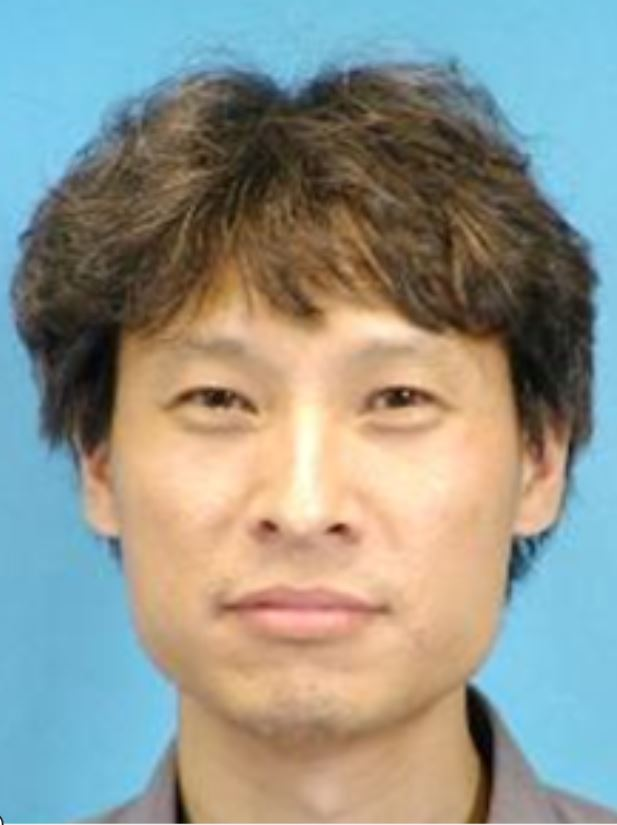
#> input picture CUHK/sketch2.JPG, 617 x 825 px, given as the content of the folder CUHK/photo, which was not available
$ python hgfeatures.py   (older library calls are emulated)
#> lines starting #> are read from the running program, lines starting #| are printed output that depends on the picture; pictures that were not available may be replaced by others from this repository, and a replacement may not be noted
# -*- coding: utf-8 -*-
"""
Created on Fri May  7 12:55:33 2021

@author: MANSI
"""


import cv2
import os
from util import config
from imutils import paths
from skimage.feature import hog
from skimage.feature import greycomatrix,greycoprops
import numpy as np
import  pickle as pk

def glcmcal(image):
    #glcm features
    res1=[]
    res2=[]
    res3=[]
    eye=image[100:140,35:95]
    a=greycomatrix(eye,[1],[0])
    #res1.append(greycoprops(a,'contrast')[0][0])
    res1.append(greycoprops(a,'correlation')[0][0])
    res1.append(greycoprops(a,'energy')[0][0])
    res1.append(greycoprops(a,'homogeneity')[0][0])

    nose = image[140:170,52:75]
    a=greycomatrix(nose,[1],[0])
    #res2.append(greycoprops(a,'contrast')[0][0])
    res2.append(greycoprops(a,'correlation')[0][0])
    res2.append(greycoprops(a,'energy')[0][0])
    res2.append(greycoprops(a,'homogeneity')[0][0])

    mouth = image[170:200,0:128]
    a=greycomatrix(mouth,[1],[0])
    #res3.append(greycoprops(a,'contrast')[0][0])
    res3.append(greycoprops(a,'correlation')[0][0])
    res3.append(greycoprops(a,'energy')[0][0])
    res3.append(greycoprops(a,'homogeneity')[0][0])

    return np.array(res1+res2+res3)

def hogcal(image):
    fd, hog_image = hog(image, orientations=9, pixels_per_cell=(8, 8),
                cells_per_block=(2, 2), visualize=True)
    return fd


if __name__=="__main__":
    #print("__name__")
    print("[INFO] loading images ...")
    imagePaths = list(paths.list_images(config.PHOTOS_PATH))
    print(len(imagePaths))
    # init dictionary to capture features
    hogglcm_features = dict()

    for (i, imagePath) in enumerate(imagePaths):

        # load image and preprocess it
        image = cv2.imread(imagePath)
#> image is the input picture: shape (825, 617, 3); mean B, G, R 141.3, 149.8, 145.2
        image = cv2.cvtColor(image, cv2.COLOR_BGR2GRAY)
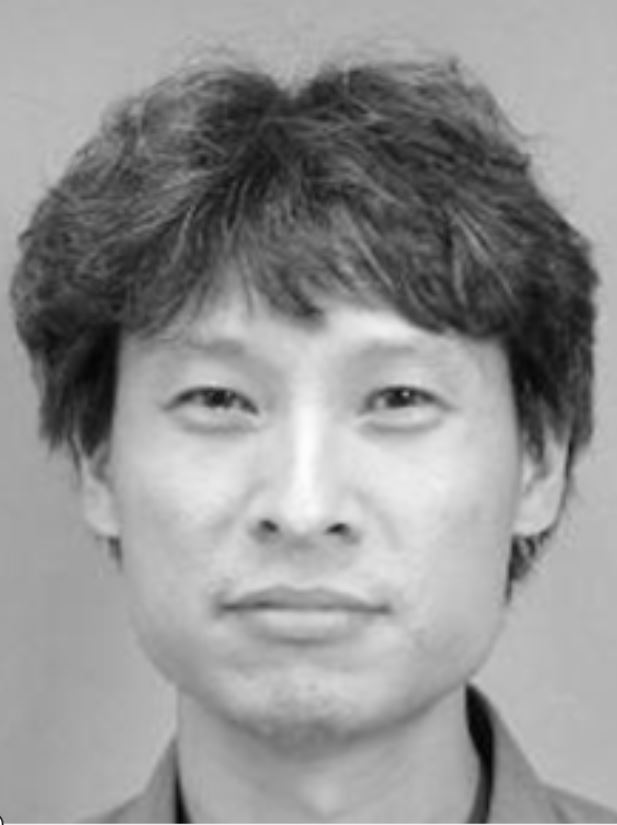
#> image: shape (825, 617); min 2, max 254, mean 147.5
        image =cv2.medianBlur(image,3)
        image=cv2.resize(image,(64*2 ,128*2))
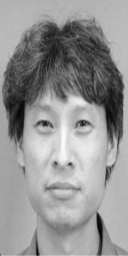
#> image: shape (256, 128); min 5, max 252, mean 147.3
        # get id
        id = imagePath.split(os.path.sep)[-1].split(".")[0]

        # get hog features
        fd=hogcal(image)
#> in hogcal, `fd, hog_image = hog(image, orientations=9, pixels_per_cell=(8, 8), cel..`: fd = 16740 values, max 0.594 at index 8549, min 0 at index 8, mean 0.125
        #glcm features
        gl=glcmcal(image)
#> in glcmcal, `eye=image[100:140,35:95]`:
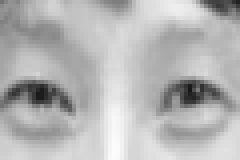
#> eye: shape (40, 60) (shown 4 times larger); min 23, max 252, mean 181
#> in glcmcal, `nose = image[140:170,52:75]`:
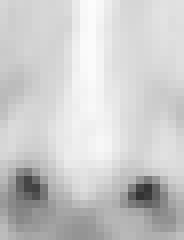
#> nose: shape (30, 23) (shown 8 times larger); min 51, max 252, mean 203.3
#> in glcmcal, `mouth = image[170:200,0:128]`:
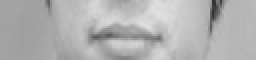
#> mouth: shape (30, 128) (shown 2 times larger); min 48, max 226, mean 177.5
#> gl = [0.961, 0.0296, 0.17, 0.944, 0.0499, 0.164, 0.935, 0.0715, 0.386]
        #vg= vgg16f(imagePath)
        ft = np.concatenate((fd,gl))
#> ft = 16749 values, max 0.961 at index 16740, min 0 at index 8, mean 0.125
        # store features in features dictionary
        hogglcm_features[id] = ft
    with open("hgft.pickle",'wb') as fh:
        pk.dump(hogglcm_features,fh)
    #e = open('hgft.pickle','rb')
    #d= pk.load(e)

$ run again, on CUHK/photo/f-005-01.jpg
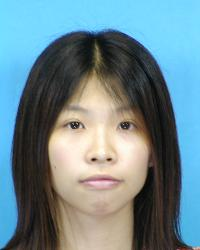
#> input picture CUHK/photo/f-005-01.jpg, 200 x 250 px
#> image is the input picture: shape (250, 200, 3); mean B, G, R 142.5, 134.3, 108
#> `image=cv2.resize(image,(64*2 ,128*2))`:
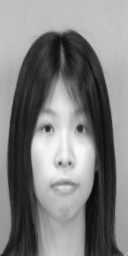
#> image: shape (256, 128); min 10, max 249, mean 127.3
#> in hogcal, `fd, hog_image = hog(image, orientations=9, pixels_per_cell=(8, 8), cel..`: fd = 16740 values, max 0.908 at index 2004, min 0 at index 1, mean 0.0996
#> in glcmcal, `mouth = image[170:200,0:128]`:
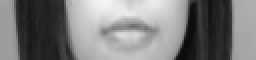
#> mouth: shape (30, 128) (shown 2 times larger); min 10, max 245, mean 124.9
#> gl = [0.98, 0.0275, 0.154, 0.926, 0.0486, 0.151, 0.98, 0.0337, 0.272]
#> ft = 16749 values, max 0.98 at index 16746, min 0 at index 1, mean 0.0997
